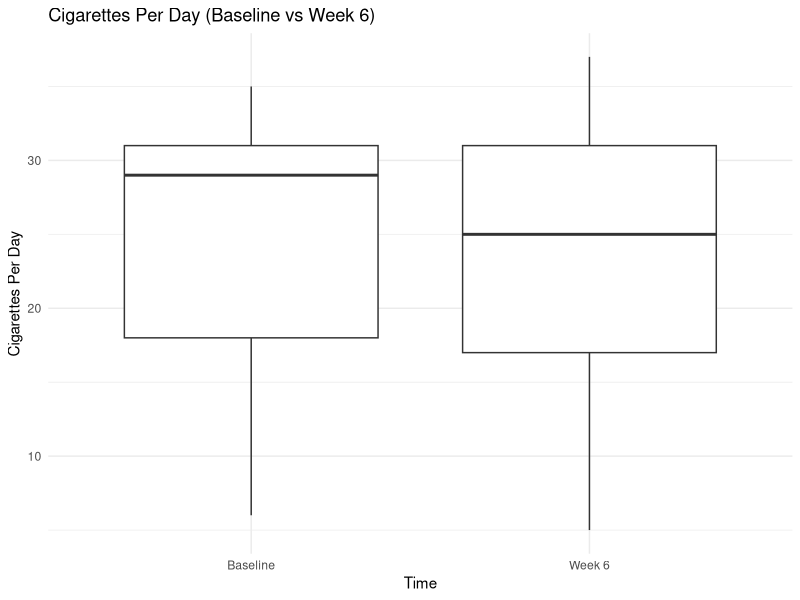
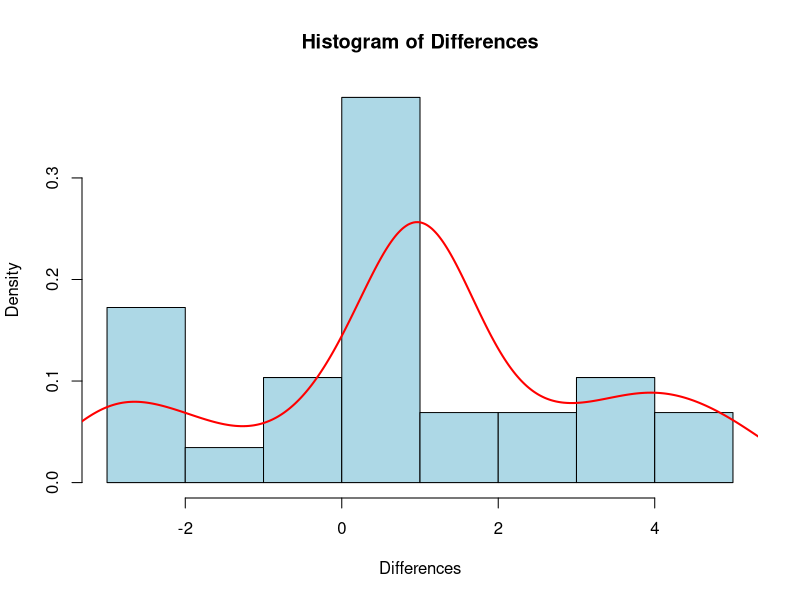
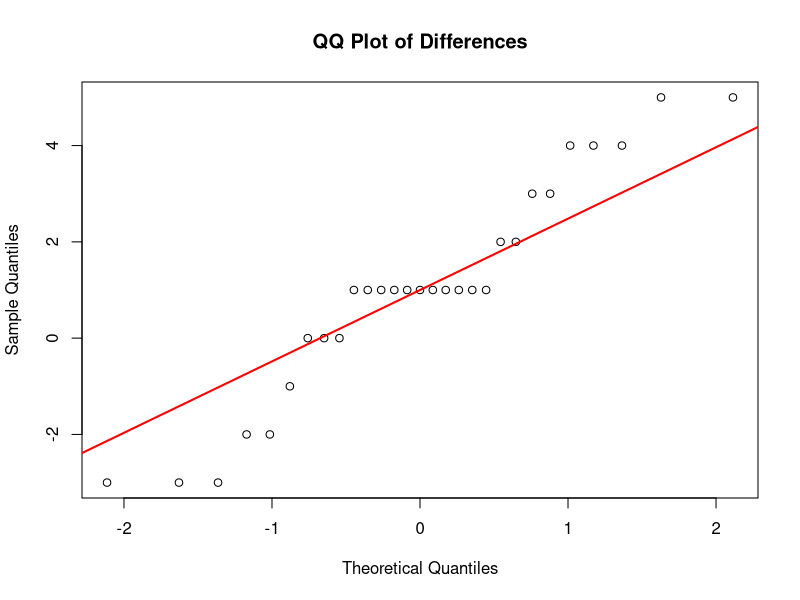
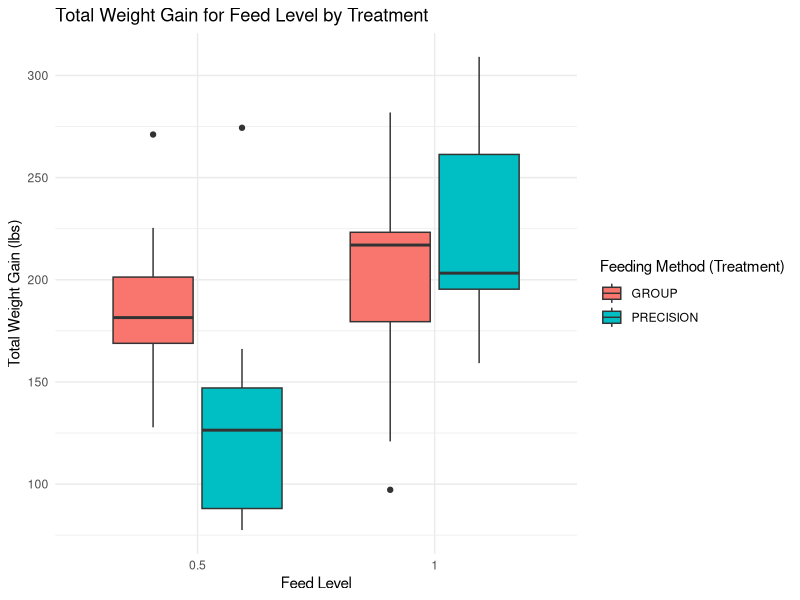
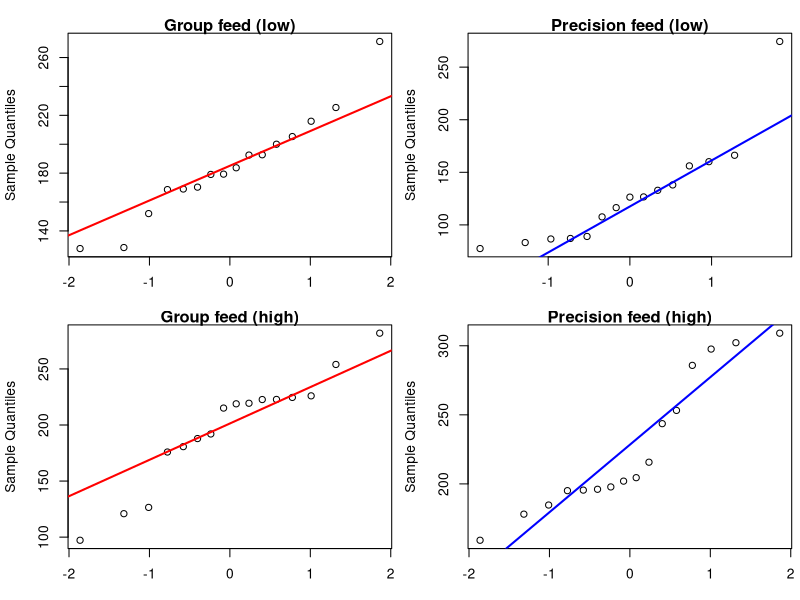

Write R code to recreate these figures, in order.
## ---- chunk 1
library(dplyr)
library(ggplot2)

ecig <- read.csv('data/ecigarette.csv')
heifer <- read.csv('data/heifer_mod.csv')
## ---- chunk 2
ecig <- ecig %>%
  mutate(CPD_diff = CPD_BL - CPD_W6)

summary(ecig)

summary_ecigs <- ecig %>%
  summarise(
    mean_CPD_BL = mean(CPD_BL),
    sd_CPD_BL = sd(CPD_BL),
    mean_CPD_W6 = mean(CPD_W6),
    sd_CPD_W6 = sd(CPD_W6),
    mean_diff = mean(CPD_diff),
    sd_diff = sd(CPD_diff)
  )

summary_ecigs
## ---- chunk 3
boxplot_data <- data.frame(
  Time = rep(c("Baseline", "Week 6"), each = nrow(ecig)),
  CPD = c(ecig$CPD_BL, ecig$CPD_W6)
)

ggplot(boxplot_data, aes(x = Time, y = CPD)) +
  geom_boxplot() +
  labs(title = "Cigarettes Per Day (Baseline vs Week 6)",
       x = "Time",
       y = "Cigarettes Per Day") +
  theme_minimal()
## ---- chunk 4
# One-tailed t Test
t.test(ecig$CPD_BL, ecig$CPD_W6, paired = TRUE, alternative = "less")
## ---- chunk 5
ecig$difference <- ecig$CPD_BL - ecig$CPD_W6

hist(
  ecig$difference,
  main = "Histogram of Differences",
  xlab = "Differences",
  col = "lightblue",
  border = "black",
  freq = FALSE # plot density
)

lines(density(ecig$difference), col = "red", lwd = 2)
## ---- chunk 6
qqnorm(ecig$difference, main = "QQ Plot of Differences")
qqline(ecig$difference, col = "red", lwd = 2) # Add a reference line
## ---- chunk 7
# Subset by feed level (0.5 or 1.0)
level_05 <- heifer %>% filter(level == 0.5)
level_1 <- heifer %>% filter(level == 1.0)

# Subset by feed method (group or precision)
group_05 <- level_05 %>% filter(Treatment == "GROUP") %>% select(tgain)
precision_05 <- level_05 %>% filter(Treatment == "PRECISION") %>% select(tgain)

group_1 <- level_1 %>% filter(Treatment == "GROUP") %>% select(tgain)
precision_1 <- level_1 %>% filter(Treatment == "PRECISION") %>% select(tgain)
## ---- chunk 8
# Summary stats for tgain
summary_stats <- heifer %>%
  group_by(level, Treatment) %>%
  summarize(
    Mean = mean(tgain, na.rm = TRUE),
    Median = median(tgain, na.rm = TRUE),
    SD = sd(tgain, na.rm = TRUE),
    Min = min(tgain, na.rm = TRUE),
    Max = max(tgain, na.rm = TRUE),
    .groups = "drop"
  )

summary_stats
## ---- chunk 9
ggplot(heifer, aes(x = factor(level), y = tgain, fill = Treatment)) +
  geom_boxplot() +
  labs(
    title = "Total Weight Gain for Feed Level by Treatment",
    x = "Feed Level",
    y = "Total Weight Gain (lbs)"
  ) +
  scale_fill_discrete(name = "Feeding Method (Treatment)") +
  theme_minimal()
## ---- chunk 10
# Perform t-test for 0.5% feed level
t.test(group_05, precision_05, var.equal = FALSE)
## ---- chunk 11
# Perform t-test for 1% feed level
t.test(group_1, precision_1, var.equal = FALSE)
## ---- chunk 12
heifer.low <- subset(heifer, level==0.5)
heifer.high <- subset(heifer, level==1)

par(mfrow=c(2,2), oma=c(0,0,1,0),mar=c(3.1,4.1,1,.5)) # change plot margins to fit more
qqnorm(heifer.low$tgain[which(heifer.low$Treatment=='GROUP')], main='Group feed (low)')
qqline(heifer.low$tgain[which(heifer.low$Treatment=='GROUP')], col = "red", lwd = 2)
qqnorm(heifer.low$tgain[which(heifer.low$Treatment=='PRECISION')], main='Precision feed (low)')
qqline(heifer.low$tgain[which(heifer.low$Treatment=='PRECISION')], col = "blue", lwd = 2)

qqnorm(heifer.high$tgain[which(heifer.high$Treatment=='GROUP')], main='Group feed (high)')
qqline(heifer.high$tgain[which(heifer.high$Treatment=='GROUP')], col = "red", lwd = 2)
qqnorm(heifer.high$tgain[which(heifer.high$Treatment=='PRECISION')], main='Precision feed (high)')
qqline(heifer.high$tgain[which(heifer.high$Treatment=='PRECISION')], col = "blue", lwd = 2)
